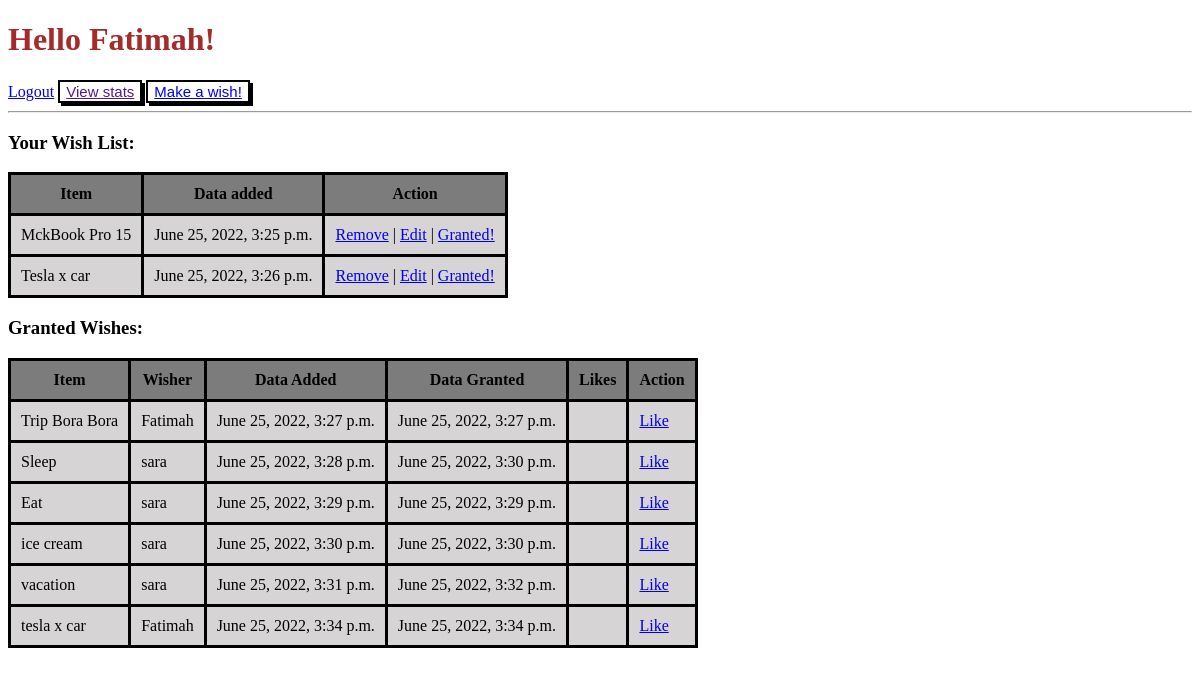
The app's page /wishes (signed in) with its own data.
### ExamApp/models.py (models this page shows)
class users(models.Model):
    fname=models.CharField(max_length=45)
    lname=models.CharField(max_length=45)
    email=models.CharField(max_length=45)
    password=models.CharField(max_length=45)
    created_at=models.DateTimeField(auto_now_add=True)
    updated_at=models.DateTimeField(auto_now=True)
    objects= UserManager()

class wishs(models.Model):
    user = models.ForeignKey(users,related_name='user',on_delete=models.CASCADE)
    liked_by=models.ManyToManyField(users,related_name='liked_wish')
    item=models.CharField(max_length=255)
    desc=models.TextField()
    created_at=models.DateTimeField(auto_now_add=True)
    updated_at=models.DateTimeField(auto_now=True)
    granted = models.BooleanField(default=False)
    granted_at = models.DateTimeField(auto_now=True)
    objects= UserManager()

### ExamApp/views.py (the view)
# urls.py: 2. Add a URL to urlpatterns:  path('', views.home, name='home')
def home(request):
    if not 'user_id' in request.session:
        return redirect('/')
    else:
        context = {
            'user':users.objects.get(id=request.session['user_id']),
            'wishs':wishs.objects.all(),
        }
        return render(request,'profilePage.html',context)

### ExamApp/templates/profilePage.html (shortened to what this page needs)
<!DOCTYPE html>
<html lang="en">
<head>
    {% load static %}
    <link rel="stylesheet" href="{% static 'style.css' %}">
</head>
<body>
    <h1>Hello {{user.fname}}!</h1>
    <a href="/logout">Logout</a>
    <button class="button"><a href="">View stats</a></button>
    <button class="button"><a href="/wishes/new">Make a wish!</a></button>
    <hr>
    <div>
    <h3>Your Wish List:</h3>
    <table>
        <tr class="col1">
            <th>Item</th>
            <th>Data added</th>
            <th>Action</th>
        </tr>
        {%for wish in wishs %}
        {%if wish.user == user and wish.granted == False%}
        <tr class="col2">
            <td>{{wish.item}}</td>
            <td>{{wish.created_at}}</td>
            <td>
                <a href="/wishes/{{ wish.id }}/delete">Remove</a> |
                <a href="/wishes/{{ wish.id }}/edit">Edit</a> |
                <a href="/wishes/{{ wish.id }}/grant">Granted!</a>
        </tr>
        {%endif%}
        {%endfor%}
    </table>
    </div>
    <div>
        <h3>Granted Wishes:</h3>
        <table>
            <tr class="col1">
                <th>Item</th>
                <th>Wisher</th>
                <th>Data Added</th>
                <th>Data Granted</th>
                <th>Likes</th>
                <th>Action</th>
            </tr>
            {%for wish in wishs %}
            {%if wish.granted == True%}
            <tr class="col2">
                <td>{{wish.item}}</td>
                <td>{{wish.user.fname}}</td>
                <td>{{wish.created_at}}</td>
                <td>{{wish.granted_at}}</td>
                <td></td>
                <td><a href=" ">Like</a></td>
            </tr>
            {%endif%}
            {%endfor%}
        </table>
        </div>
    </body>
    </html>

### ExamApp/static/style.css (style rules this page uses)
h1 { color: brown; }
table, th, td { border: 3px solid black; border-collapse: collapse; padding: 10px; }
.col1 { background-color: rgb(124, 124, 124); }
.col2 { background-color: rgb(214, 212, 212); }
.button { box-shadow: 10px 5px 5px black; box-shadow: 3px 3px black; border: 2px solid #000; border-radius: 0%; background-color: rgb(255, 255, 255); color: white; font-size: 15px; }

### records on screen
users: fname "Fatimah"
wishs: item "MckBook Pro 15", created_at "June 25, 2022, 3:25 p.m."
wishs: item "Tesla x car", created_at "June 25, 2022, 3:26 p.m."
wishs: item "Trip Bora Bora", user.fname "Fatimah", created_at "June 25, 2022, 3:27 p.m.", granted_at "June 25, 2022, 3:27 p.m."
wishs: item "Sleep", user.fname "sara", created_at "June 25, 2022, 3:28 p.m.", granted_at "June 25, 2022, 3:30 p.m."
wishs: item "Eat", user.fname "sara", created_at "June 25, 2022, 3:29 p.m.", granted_at "June 25, 2022, 3:29 p.m."
wishs: item "ice cream", user.fname "sara", created_at "June 25, 2022, 3:30 p.m.", granted_at "June 25, 2022, 3:30 p.m."
wishs: item "vacation", user.fname "sara", created_at "June 25, 2022, 3:31 p.m.", granted_at "June 25, 2022, 3:32 p.m."
wishs: item "tesla x car", user.fname "Fatimah", created_at "June 25, 2022, 3:34 p.m.", granted_at "June 25, 2022, 3:34 p.m."
